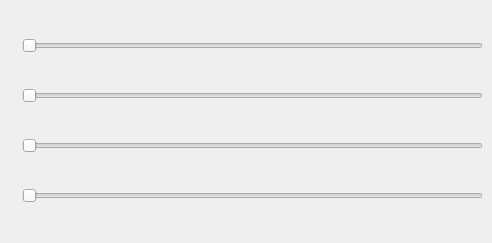
<?xml version="1.0" encoding="UTF-8"?>
<ui version="4.0">
 <class>ParamWidget</class>
 <widget class="QDockWidget" name="ParamWidget">
  <property name="geometry">
   <rect>
    <x>0</x>
    <y>0</y>
    <width>492</width>
    <height>243</height>
   </rect>
  </property>
  <property name="sizePolicy">
   <sizepolicy hsizetype="Expanding" vsizetype="Maximum">
    <horstretch>0</horstretch>
    <verstretch>0</verstretch>
   </sizepolicy>
  </property>
  <property name="windowTitle">
   <string>Scene parameters</string>
  </property>
  <widget class="QWidget" name="dockWidgetContents">
   <layout class="QVBoxLayout" name="verticalLayout">
    <item>
     <layout class="QHBoxLayout" name="horizontalLayout">
      <item>
       <widget class="QLabel" name="label0">
        <property name="text">
         <string/>
        </property>
       </widget>
      </item>
      <item>
       <widget class="QSlider" name="CC0">
        <property name="maximum">
         <number>100</number>
        </property>
        <property name="orientation">
         <enum>Qt::Horizontal</enum>
        </property>
       </widget>
      </item>
     </layout>
    </item>
    <item>
     <layout class="QHBoxLayout" name="horizontalLayout_4">
      <item>
       <widget class="QLabel" name="label1">
        <property name="text">
         <string/>
        </property>
       </widget>
      </item>
      <item>
       <widget class="QSlider" name="CC1">
        <property name="maximum">
         <number>100</number>
        </property>
        <property name="orientation">
         <enum>Qt::Horizontal</enum>
        </property>
       </widget>
      </item>
     </layout>
    </item>
    <item>
     <layout class="QHBoxLayout" name="horizontalLayout_2">
      <item>
       <widget class="QLabel" name="label2">
        <property name="text">
         <string/>
        </property>
       </widget>
      </item>
      <item>
       <widget class="QSlider" name="CC2">
        <property name="maximum">
         <number>100</number>
        </property>
        <property name="orientation">
         <enum>Qt::Horizontal</enum>
        </property>
       </widget>
      </item>
     </layout>
    </item>
    <item>
     <layout class="QHBoxLayout" name="horizontalLayout_3">
      <item>
       <widget class="QLabel" name="label3">
        <property name="text">
         <string/>
        </property>
       </widget>
      </item>
      <item>
       <widget class="QSlider" name="CC3">
        <property name="maximum">
         <number>100</number>
        </property>
        <property name="orientation">
         <enum>Qt::Horizontal</enum>
        </property>
       </widget>
      </item>
     </layout>
    </item>
   </layout>
  </widget>
 </widget>
 <resources/>
 <connections/>
</ui>
